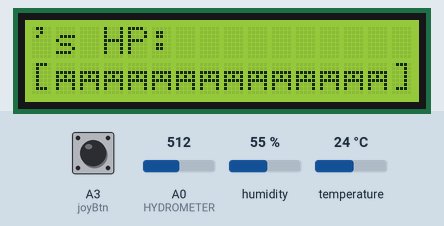
Simulated run of this sketch. Board: Arduino Uno, built with avr-gcc and run on an emulated ATmega328P. Shown: 16×2 character LCD. The inputs (shaded band) are chosen by the test bench; at power-on: A0 (HYDROMETER) = 512, A3 (joyBtn) LOW, humidity 55 %, temperature 24 °C. What the sketch prints to the serial monitor is not drawn.

Above: at 1.2 s.
1.3 s: A0 (HYDROMETER) set to 122
At 9.4 s:
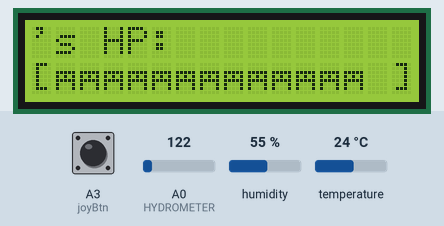
At 23.5 s:
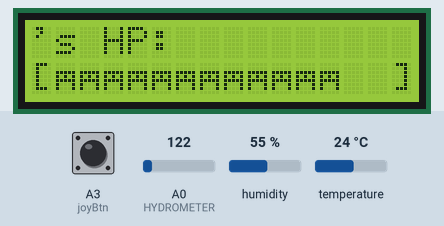
Timing chart, 0 to 25.0 s (numbered marks = the images above; inputs shaded):
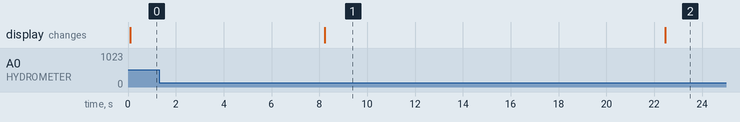

The sketch:

main.ino
```cpp
#include "soil_hydrometer.h"
#include "graphics.h"
#include "joystick.h"
DHTPair* pair;
int moisture;
float score;
float oldScore;
char buffer[10];
char name[11];
//int nameNum[11] = {0};
bool isRunning;
int menu;
const int NAME_LEN = 11;

const int CENTER = 500;      // joystick center ~500
const int DEAD   = 200;      // deadzone radius (try 80-200)

const unsigned long REPEAT_MS        = 140;  // hold-to-repeat rate for joystick
const unsigned long BLINK_INTERVALMS = 400;  // blink speed

int loc = 0;                 // selected position (0..10)
int nameNum[NAME_LEN] = {0}; // character indices (can be +/-)

// timing
unsigned long lastRepeat = 0;
unsigned long lastBlink  = 0;
bool showChar = true;


void setup(void) {
  //u8g2.begin();

  initJoystick();

  setupSoil();
  score = 100;
  isRunning = false;
  startLCD();
  menu = 1;

}

void updateNameEntry() {
  // Read joystick (0..1023)
  int x = pollX();
  int y = pollY();

  // Determine directions relative to center
  bool xUp = x > (CENTER + DEAD);
  bool xDown  = x < (CENTER - DEAD);
  bool yRight    = y < (CENTER - DEAD);
  bool yLeft  = y > (CENTER + DEAD);

  unsigned long now = millis();

  // --- Hold-to-repeat movement/editing ---
  if (now - lastRepeat >= REPEAT_MS) {
    bool didSomething = false;

    // Move selection
    if (yRight) { loc = (loc + 1) % NAME_LEN; didSomething = true; }
    else if (yLeft) { loc = (loc + NAME_LEN - 1) % NAME_LEN; didSomething = true; }

    // Change selected character
    if (xUp) { nameNum[loc]++; didSomething = true; }
    else if (xDown) { nameNum[loc]--; didSomething = true; }

    if (didSomething) lastRepeat = now;
  }

  // --- Blink selected letter (non-blocking) ---
  if (now - lastBlink >= BLINK_INTERVALMS) {
    showChar = !showChar;
    lastBlink = now;
  }

  // --- Draw 11 characters, blink the selected one ---
  for (int i = 0; i < NAME_LEN; i++) {
    if (i == loc && !showChar) {
      writeCharToLoc(' ', i, 1);   // hide selected char
      // or writeCharToLoc('_', i, 1); // alternate blink style
    } else {
      writeCharToLoc(getChar(nameNum[i]), i, 1);
    }
  }
}

void loop() {

  clear();

  if (isRunning) {
    moisture = getMoi();
    pair = getDHT();
    oldScore = score;
    score = calculateState(oldScore, moisture, pair);
    Serial.println(score);
    dtostrf(score, 6, 2, buffer);
    //displayInfo(buffer);
    char line[20];
    snprintf(line, sizeof(line), "%s's HP:", name);
    displayInfo(line);
    makeBar(score);
    delay(2000);
  }

  if (menu == 1) {
    displayInfo("Name your plant", 0, 0);
    while (pollB()) {
      updateNameEntry();
    }
      for (int i = 0; i < NAME_LEN; i++) {
      name[i] = getChar(nameNum[i]);
      if (name[i] == '_') {
        name[i] = '\0';
        break;
      }
    }
    name[NAME_LEN - 1] = '\0'; // Null terminate so it's a proper C-string
    menu = 0;
    isRunning = true;
  }
}
```

graphics.cpp
```cpp
#include "graphics.h"
#include <Arduino.h>
#include <LiquidCrystal.h>


const int rs = 11;
const int en = 12;
const int d4 = 6;
const int d5 = 5;
const int d6 = 4;
const int d7 = 3;

LiquidCrystal lcd(rs, en, d4, d5, d6, d7);

void startLCD() {
  lcd.begin(16, 2);
  lcd.clear();
}

void displayInfo(char* info, int x = 0, int y = 0) {
  //lcd.clear();
  lcd.setCursor(x,y);
  lcd.print(info);
}

void makeBar(float percentFilled) {
  percentFilled = constrain(percentFilled, 0.0f, 100.0f);
  lcd.setCursor(0,1);
  lcd.write('[');
  lcd.setCursor(15,1);
  lcd.write(']');
  int barsFilled = round((percentFilled/ 100.0f) * 14);
  for (int i = 0; i < barsFilled; i++) {
    lcd.setCursor(i+1, 1);
    lcd.write(0xfc);
  }
}

void clear() {
  lcd.clear();
}

char getChar(int index) {
    static const char chars[] =
    "_abcdefghijklmnopqrstuvwxyz"
    "ABCDEFGHIJKLMNOPQRSTUVWXYZ"
    "0123456789 ";

    const int size = 64;

    int wrapped = ((index % size) + size) % size;
    return chars[wrapped];
}

void writeCharToLoc(char charater, int x, int y) {
  lcd.setCursor(x, y);
  lcd.write(charater);
}
```

graphics.h
```cpp
#ifndef GRAPHICS_H
#define GRAPHICS_H

#include <Arduino.h>
#include <LiquidCrystal.h>

// =====================
// LCD Pin Configuration
// =====================

extern const int rs;
extern const int en;
extern const int d4;
extern const int d5;
extern const int d6;
extern const int d7;


// =====================
// LCD Object
// =====================

extern LiquidCrystal lcd;

// =====================
// Function Prototypes
// =====================

void startLCD();
void helloWorld();
void displayInfo(char* info, int x = 0, int y = 0);
void makeBar(float percentFilled);
void nameScreen();
void clear();
char getChar(int index);
void writeCharToLoc(char charater, int x, int y);
#endif
```

joystick.cpp
```cpp
#include "joystick.h"

int joyX;
int joyY;
int joyBtn;
int value1;
int value2;

void initJoystick() {

  Serial.begin(9600);
  pinMode(joyBtn, INPUT_PULLUP);

  joyX = A1;
  joyY = A2;
  joyBtn = A3;

  value1 = 0;
  value2 = 0;
}

int pollX() {
  return analogRead(joyX);
}

int pollY() {
  return analogRead(joyY);
}

bool pollB() {
  return (bool)digitalRead(joyBtn);
}
```

joystick.h
```cpp
//int ledPin = 13;
#ifndef JOYSTICK_H
#define JOYSTICK_H

#include <Arduino.h>
extern int joyX;                 // slider variable connected to analog pin 1
extern int joyY;                 // slider variable connected to analog pin 2
extern int joyBtn;
extern int value1;                  // variable to read the value from the analog pin 0
extern int value2;                  // variable to read the value from the analog pin 1

void initJoystick();
int pollX();
int pollY();
bool pollB();

#endif
```

soil_hydrometer.cpp
```cpp
#include "soil_hydrometer.h"

DHTPair* getDHT();
float calculateState(float prev_state, int soil_moisture, DHTPair* dhtp);

#include "Adafruit_Sensor.h"
#include "DHT.h"

#define MOISTURE_WEIGHT 0.5
#define TEMPERATURE_WEIGHT 0.3
#define HUMIDITY_WEIGHT 0.2

#define HYDROMETER 0
#define DHTPIN 2

#define DHTTYPE DHT11

DHT dht = DHT(DHTPIN, DHTTYPE);

//void setup() {
  // put your setup code here, to run once:
  //Serial.begin(57600);
//}

//void loop() {
  // put your main code here, to run repeatedly:
  //Serial.print("Moisture Sensor Value:");
  //Serial.println(analogRead(SENSOR));
  //delay(100);
//}

void setupSoil() {
  // Serial.begin(57600);
  Serial.begin(9600);

  dht.begin();
}

int getMoi() {
  // Serial.print("Moisture Sensor Value:");
  // Serial.println(analogRead(HYDROMETER));
  return analogRead(HYDROMETER);
}

DHTPair* getDHT() {
  DHTPair pair;
  float h = dht.readHumidity();
  float t = dht.readTemperature();

  if (isnan(h) || isnan(t)) {
    Serial.println("Failed to read from DHT sensor!");
    pair.humidity = -1.0f;
    pair.temperature = -1.0f;
    return &pair;
  }

  pair.humidity = h;
  pair.temperature = t;

  return &pair;

  // Serial.print("DHT Sensor Values: Humidity: ");
  // Serial.print(h);
  // Serial.print("; Temperature (\xC2\xB0");
  // Serial.print("C): ");
  // Serial.println(t);
}

float calculateState(float prev_state, int soil_moisture,
DHTPair* dhtp) {
  float state = prev_state;
  float soil_moisture_delta = 0;
  if (soil_moisture < 300) {
    soil_moisture_delta = (float) map(soil_moisture, 0, 300, -1, 0);
  } else if (soil_moisture > 700) {
    soil_moisture_delta = (float) map(soil_moisture, 700, 950, 0, -1);
  } else if (soil_moisture < 500) {
    soil_moisture_delta = (float) map(soil_moisture, 300, 500, 0, 1);
  } else if (soil_moisture >= 500) {
    soil_moisture_delta = (float) map(soil_moisture, 700, 500, 0, 1);
  }

  float air_humidity_delta = 0;
  if (dhtp->humidity < 40.0f) {
    air_humidity_delta = (float) map((long) dhtp->humidity, 40, 0, 0, -1);
  } else if (dhtp->humidity > 70.0f) {
    air_humidity_delta = (float) map((long) dhtp->humidity, 70, 100, 0, -1);
  } else if (dhtp->humidity < 55.0f) {
    air_humidity_delta = (float) map((long) dhtp->humidity, 40, 55, 0, 1);
  } else if (dhtp->humidity >= 55.0f) {
    air_humidity_delta = (float) map((long) dhtp->humidity, 70, 55, 0, 1);
  }

  float air_temp_delta = 0;
  if (dhtp->temperature < 13.0f) {
    air_temp_delta = (float) map((long) dhtp->temperature, 13, 0, 0, -1);
  } else if (dhtp->temperature > 27.0f) {
    air_temp_delta = (float) map((long) dhtp->temperature, 27, 50, 0, -1);
  } else if (dhtp->temperature < 20.0f) {
    air_temp_delta = (float) map((long) dhtp->temperature, 13, 20, 0, 1);
  } else if (dhtp->temperature >= 20.0f) {
    air_temp_delta = (float) map((long) dhtp->temperature, 27, 20, 0, 1);
  }

  float delta = (MOISTURE_WEIGHT * soil_moisture_delta) + (HUMIDITY_WEIGHT * air_humidity_delta) + (TEMPERATURE_WEIGHT * air_temp_delta);

  delta = constrain(delta, -1.0f, 1.0f);

  state += delta;

  state = constrain(state, 0.0f, 100.0f);
  Serial.print("Current state: ");
  Serial.println(state);

  return state;
}
```

soil_hydrometer.h
```cpp
#ifndef SOIL_HYDROMETER_H
#define SOIL_HYDROMETER_H

#include <Arduino.h>
#include "Adafruit_Sensor.h"
#include "DHT.h"

// =====================
// Structs
// =====================

struct DHTPair {
    float humidity;
    float temperature;
};

// =====================
// Constants
// =====================

#define MOISTURE_WEIGHT    0.5
#define TEMPERATURE_WEIGHT 0.3
#define HUMIDITY_WEIGHT    0.2

#define HYDROMETER 0
#define DHTPIN     2
#define DHTTYPE    DHT11

// =====================
// Function Prototypes
// =====================

void setupSoil();
int getMoi();
DHTPair* getDHT();
float calculateState(float prev_state, int soil_moisture, DHTPair* dhtp);

#endif
```

Measured:
- what the display in image 1 shows lasts 14.3 s, from 8.2 s to 22.5 s
